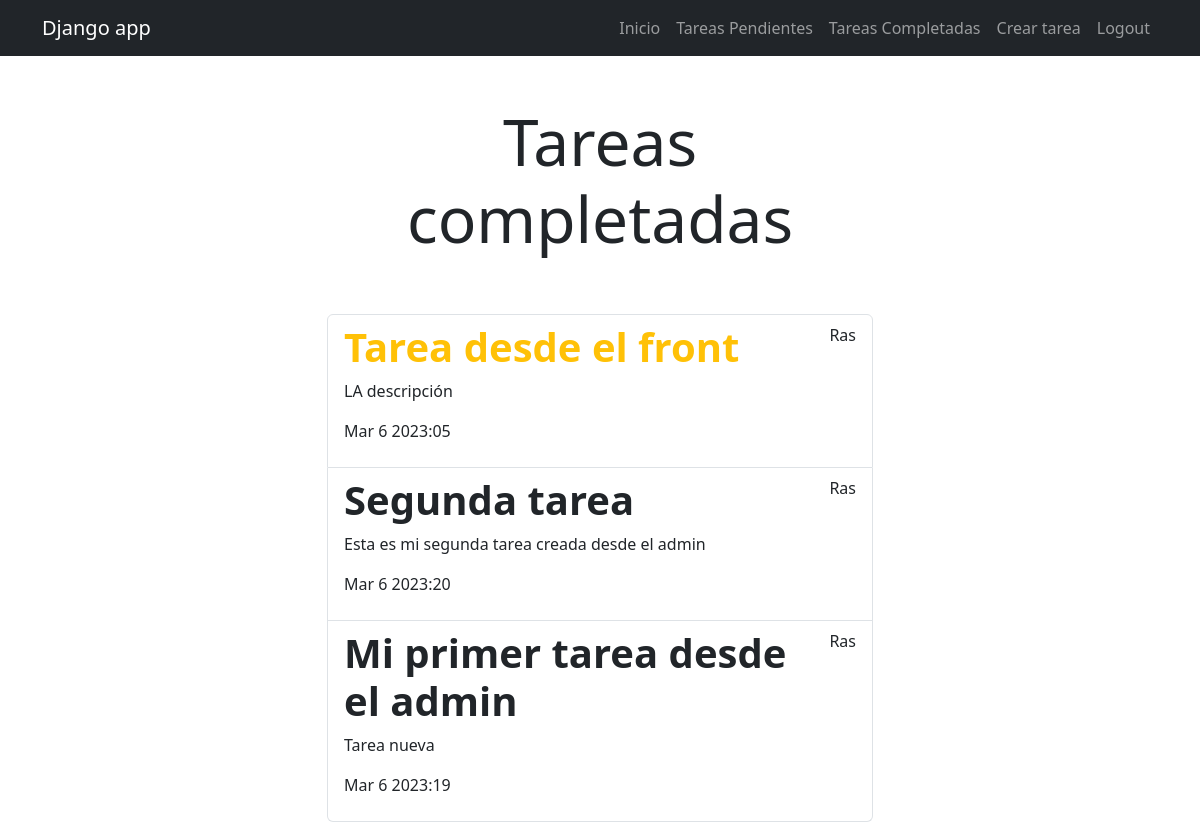
The app's page /tasks/completed/ (signed in) with its own data.
### tasks/models.py (models this page shows, shortened)
class Task(models.Model):
    title = models.CharField(max_length=100)
    description = models.TextField(blank=True)
    created = models.DateTimeField(auto_now_add=True)
    datecompleted = models.DateTimeField(null=True, blank=True)
    important = models.BooleanField(default=False)
    user = models.ForeignKey(User, on_delete=models.CASCADE)

### tasks/views.py (the view)
# urls.py: path('tasks/completed/', views.tasks_completed, name='tasks_completed'),
@login_required
def tasks_completed(request):
    tasks = Task.objects.filter(user=request.user, datecompleted__isnull=False).order_by('-datecompleted')
    return render(request, 'tasks_completed.html', {'tasks': tasks})

### tasks/templates/tasks_completed.html
{% extends 'base.html' %}
{% block content %}
<main class="container">
    <div class="row">
        <div class="col-md-6 offset-md-3">
            <h1 class="text-center display-3 py-5">Tareas completadas</h1>
            <ul class="list-group">
                {% for task in tasks %}
                <a class="list-group-item" href="{% url 'task_detail' task.id %}">
                    <header class="d-flex justify-content-between">
                        {% if task.important %}
                        <h1 class="fw-bold text-warning">{{task.title}}</h1>
                        {% else %}
                        <h1 class="fw-bold">{{task.title}}</h1>
                        {% endif %}
                        <p>{{task.user.username}}</p>
                    </header>
                    <p>{{task.description}}</p>
                    <p>{{task.datecompleted|date:'M j Y:i'}}</p>
                </a>
                {% endfor %}
            </ul>
        </div>
    </div>
</main>
{% endblock %}

### records on screen
Task: title "Tarea desde el front", user.username "Ras", description "LA descripción", datecompleted "Mar 6 2023:05"
Task: title "Segunda tarea", user.username "Ras", description "Esta es mi segunda tarea creada desde el admin", datecompleted "Mar 6 2023:20"
Task: title "Mi primer tarea desde el admin", user.username "Ras", description "Tarea nueva", datecompleted "Mar 6 2023:19"
